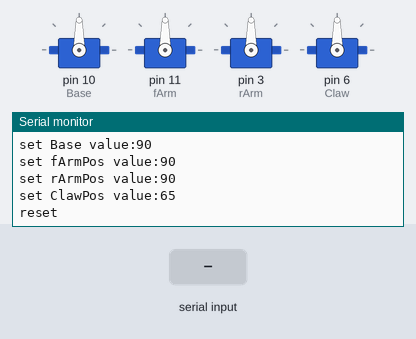
Simulated run of this sketch. Board: Arduino Uno, built with avr-gcc and run on an emulated ATmega328P. On the bench: 4 × servo, the last lines printed to the serial monitor. Inputs (shaded band) come from the test bench.

Above: at 2.0 s.
2.1 s: "," received over Serial
At 3.3 s:
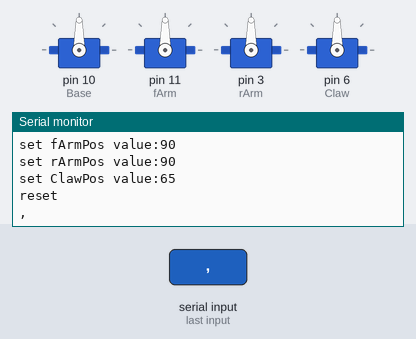
3.6 s: byte 73 ('I') received over Serial
At 3.91 s:
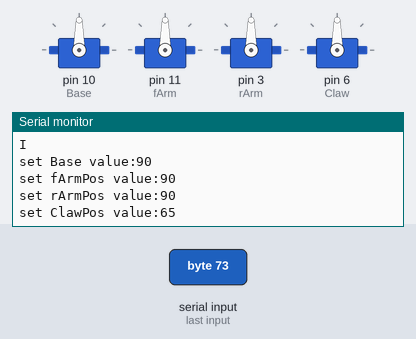
5.1 s: "S" received over Serial
At 5.9 s:
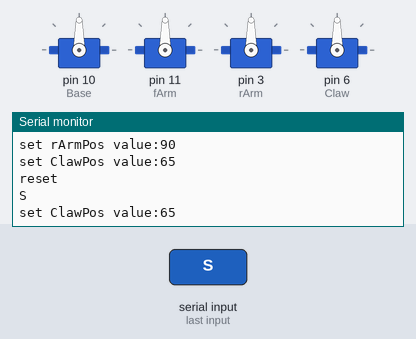
6.6 s: "H" received over Serial
At 7.0 s:
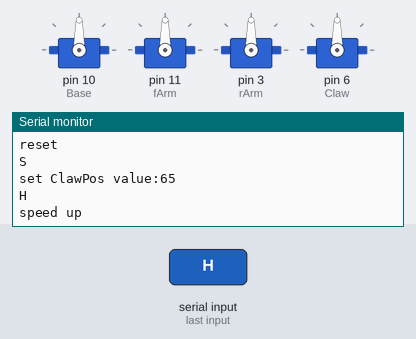

Measured:
- after the input at 2.1 s, the serial monitor: prints a new line at once (image 1)
- after the input at 3.6 s, the serial monitor: prints a new line at once (image 2)
- after the input at 5.1 s, the serial monitor: prints a new line at once (image 3)
- after the input at 6.6 s, the serial monitor: prints a new line at once (image 4)

The sketch:

code004.ino
```cpp
#include<Servo.h>
Servo Base,fArm,rArm,Claw;
//int BasePos,fArmPos,rArmPos,ClawPos;//舵机运行时的输出值
char Serialcmd;//获取舵机类型

int Datacmd;//获取转动的角度状态
int DSD;//舵机运行速度
//范围常量
const int BaseMin = 0;
const int BaseMax = 180;
const int fArmMin = 33;
const int fArmMax = 90;
const int rArmMin =15;
const int rArmMax = 170;
const int ClawMin = 0;
const int ClawMax = 65;
//初始状态 1.Base向左拐弯？（面朝机械臂的方位） 2.重复做两次动作？
//未完成任务:1.完成系列动作的任务(),跟前面程序有什么不同？使用二位数组只要是实现 已经打包动作的循环操作，少写调用函数的语句
//小巧思：DSD能否完成不同部件速度上的分类？（说是整体速度了）模板上DSD有作为形参设置的量，这样下次再使用时实参DSD的值就不会受到影响，能否作为其中一种思路？
//2.封装函数，不符合指令的输入字母进行提示
//3.舵机速度的控制，设计成可同时输入的多个指令字母
//4.'V''S''O''I'的限制输入
void reSet()
{
      DSD = 15;
      int reSetArray[4][3] =
      {
        {'x',90,DSD},
        {'y',90,DSD},
        {'z',90,DSD},
        {'c',65,DSD}
      };
      for(int i = 0;i < 4;i++)
      {
        armDatacmd(reSetArray[i][0],reSetArray[i][1],reSetArray[i][2]);
      }

      Serial.println("reset");
}
void setup() {
  // put your setup code here, to run once:
  Base.attach(10);
  delay(100);
  fArm.attach(11);
  delay(100);
  rArm.attach(3);
  delay(100);
  Claw.attach(6);
  delay(100);
  Serial.begin(9600);
  Serial.println("begin to test");
  reSet();
}
void showData()
{
  Serial.print("Base value:");//读数有问题 一直都是93
  Serial.println(Base.read());
  Serial.print("fArm value:");
  Serial.println(fArm.read());//读数有问题，一直都是93
  Serial.print("rArm value:");
  Serial.println(rArm.read());
  Serial.print("Claw value:");
  Serial.println(Claw.read());
  Serial.print("DSD:");
  Serial.println(DSD);
}
/*void speedData(Servo&a)
{
  int fromData = a.read();
  if(fromData < Datacmd1)
  {
  for(int i = fromData;i <= Datacmd1;i++)
  {
    temp.write(i);
    delay(DSD1);
  }
  }
  else
  {
  for(int i = fromData;i >= Datacmd1;i--)
  {
    temp.write(i);
    delay(DSD1);
  }
  }
}
*/
void armDatacmd(char Serialcmd1,int Datacmd1,int DSD1)
{
  Servo temp;
  // Serial.print("the statement of servo will be");
  // Serial.println(Datacmd);
  switch(Serialcmd1)
    {
      case 'x':
      // speedData = BasePos;
      // BasePos = Datacmd;
      if(Datacmd1 > BaseMin && Datacmd1 < BaseMax)
      {
      Serial.print("set Base value:");
      Serial.println(Datacmd1);
      temp = Base;
      //speedData(Base);
      break;
      }
      else
      {
        Serial.println("Base position out of limit");
        return;
      }
      case 'y':
      // speedData = fArmPos;
      // fArmPos = Datacmd;
      if(Datacmd1 > fArmMin && Datacmd1 <= fArmMax)
      {
      Serial.print("set fArmPos value:");
      Serial.println(Datacmd1);
      temp = fArm;
      //speedData(fArm);
      break;
      }
      else
      {
        Serial.println("fArm position out of limit");
        return;
      }
      case 'z':
      // speedData = rArmPos;
      // rArmPos = Datacmd;
      Serial.print("set rArmPos value:");
      Serial.println(Datacmd1);
      temp = rArm;
      break;
      case 'c':
      // speedData = ClawPos;
      // ClawPos = Datacmd;
      Serial.print("set ClawPos value:");
      Serial.println(Datacmd1);
      temp = Claw;
      break;
    }
    int fromData = temp.read();
  if(fromData < Datacmd1)
  {
  for(int i = fromData;i <= Datacmd1;i++)
  {
    temp.write(i);
    delay(DSD1);
  }
  }
  else
  {
  for(int i = fromData;i >= Datacmd1;i--)
  {
    temp.write(i);
    delay(DSD1);
  }
  }
  // Serial.println(Base.read());
  // Serial.println(fArm.read());
  // Serial.println(rArm.read());
  // Serial.println(Claw.read());

}
void module()//任务二
{
  //int firstArray[][]
}
void Judcmd()
{
  if(Serial.available())
  {
    Serialcmd = Serial.read();
    Serial.println(Serialcmd);
    if(Serialcmd == 'x'||Serialcmd == 'y'||Serialcmd == 'z'||Serialcmd =='c')
    {
      Datacmd = Serial.parseInt();
      Serial.println(Datacmd);
      armDatacmd(Serialcmd,Datacmd,DSD);
    }
    else if(Serialcmd == ','){}
    else{
      switch(Serialcmd)
      {
    case 'O'://机械钳子张开的指令
    armDatacmd('c',0,DSD);
    break;
    case 'S'://机械钳子关闭的指令
    armDatacmd('c',65,DSD);
    break;
    case 'H'://提升整体速度
    {
    if(DSD == 0)
    {
      Serial.println("fastest now");
    }
    else
    {
      DSD -= 15;
      Serial.println("speed up");
    }
    break;
    }
    case 'L'://降低整体速度
    DSD += 15;
    Serial.println("speed down");
    break;
    case 'V':
      showData();
      break;
    case 'I':
      reSet();
      break;
  }
  }
  }
}
void loop() {  // put your main code here, to run repeatedly:
  Judcmd();
}
```
